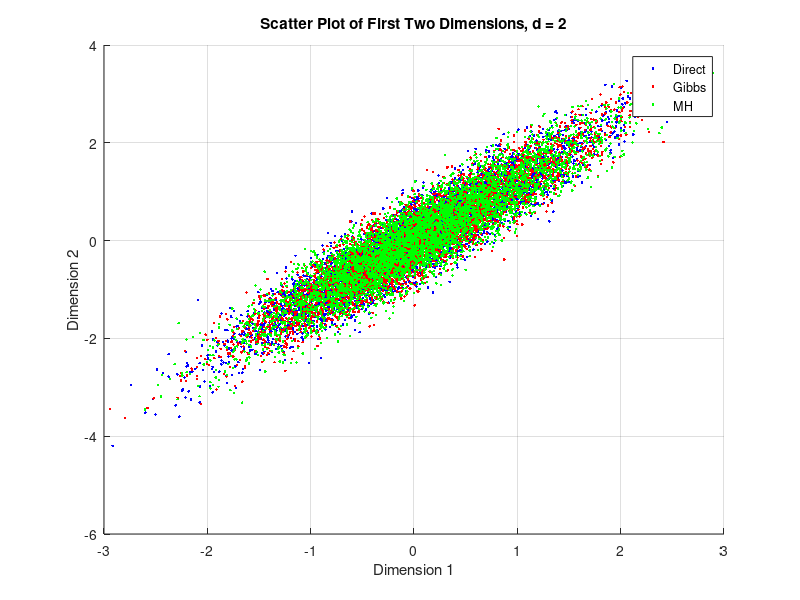
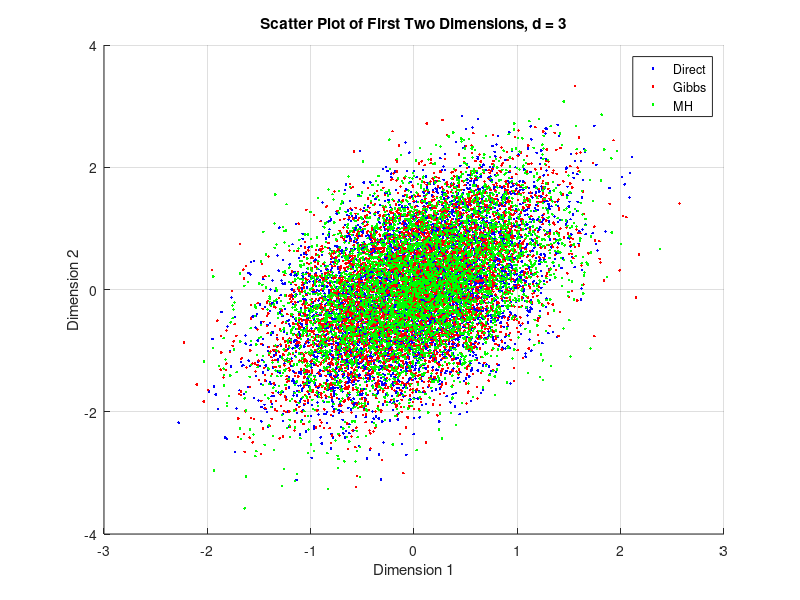
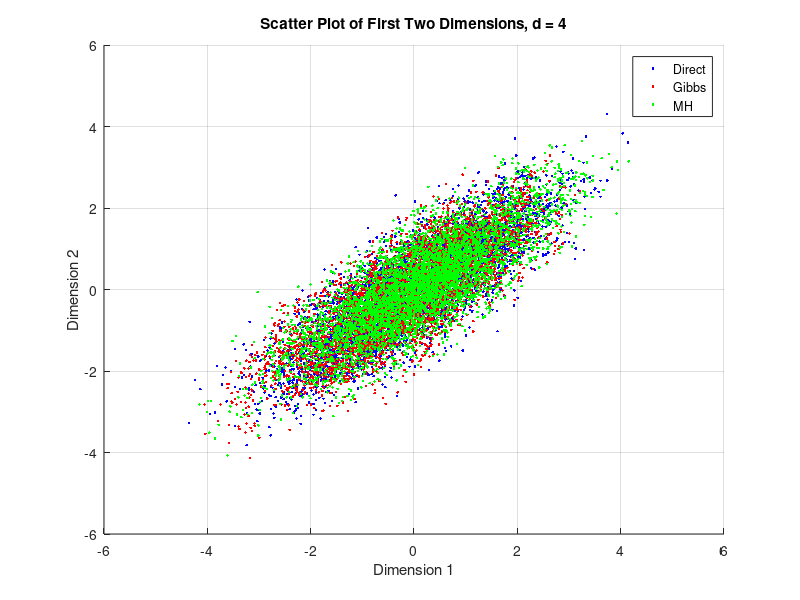
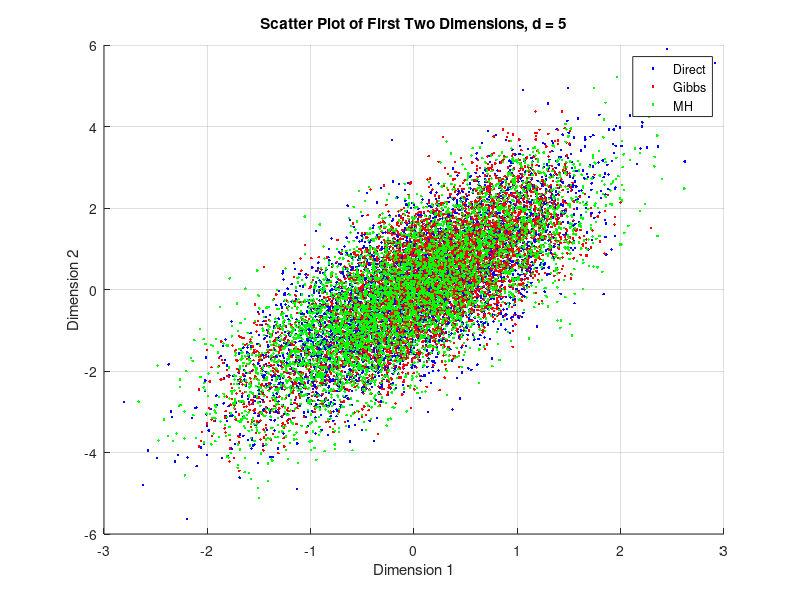

The MATLAB source for these figures, in order:
% simulateGibbssamplerN2025.m
% Modified to include MH in plots and loop over dimensions m = 2, 3, ..., 8

clear all;
close all;

% Set student number for reproducibility
studentnumber = 000611215;
randn('state', studentnumber);
rand('state', studentnumber);

% Parameters
n = 5000; % Number of samples
dims = 2:8; % Dimensions to test

for m = dims
    % Generate covariance matrix
    Z = randn(m, n);
    A = rand(m, m);
    Sigma = A * A';
    Kappa = inv(Sigma);
    
    %%%%%%%%%%%%%%%%%%%%% Transformation %%%%%%%%%%%%%%%%%%%%%%%%%%%%%%%%%
    Y = A * Z;
    
    %%%%%%%%%%%%%%%%%%%%% Gibbs sampler %%%%%%%%%%%%%%%%%%%%%%%%%%%%%%%%%%
    X = zeros(m, n);
    B = cell(1, m);
    for k = 1:m
        notk = setdiff(1:m, k);
        B{k} = Sigma(k, notk) / Sigma(notk, notk);
    end
    Xi = zeros(m, 1);
    for i = 1:n
        for k = 1:m
            notk = setdiff(1:m, k);
            Xi(k) = B{k} * Xi(notk) + Z(k, i) / sqrt(Kappa(k, k));
        end
        X(1:m, i) = Xi;
    end
    
    %%%%%%%%%%%%%%%%%%%%% Metropolis-Hastings sampler %%%%%%%%%%%%%%%%%%%%%%
    V = zeros(m, n);
    x = V(1:m, 1);
    for i = 2:n
        y = NaN;
        while isnan(y)
            eta = rand(m, 1) * 2 - 1;
            y = x + eta;
            alfa = exp(x' * Kappa / 2 * x - y' * Kappa / 2 * y);
            U = rand;
            if alfa < U
                y = NaN;
            end
        end
        V(1:m, i) = y;
        x = y;
    end
    
    %%%%%%%%%%%%%%%%%%%%% Compute Sample Covariances %%%%%%%%%%%%%%%%%%%%%
    SigmaYhat = zeros(m, m);
    SigmaXhat = zeros(m, m);
    SigmaVhat = zeros(m, m);
    for i = 1:n
        SigmaYhat = SigmaYhat + Y(1:m, i) * Y(1:m, i)';
        SigmaXhat = SigmaXhat + X(1:m, i) * X(1:m, i)';
        SigmaVhat = SigmaVhat + V(1:m, i) * V(1:m, i)';
    end
    SigmaYhat = SigmaYhat / n;
    SigmaXhat = SigmaXhat / n;
    SigmaVhat = SigmaVhat / n;
    
    %%%%%%%%%%%%%%%%%%%%% Figure for m >= 2 %%%%%%%%%%%%%%%%%%%%%
    if m >= 2
        figure;
        hold on;
        plot(Y(1, :), Y(2, :), 'b.', 'DisplayName', 'Direct');
        plot(X(1, :), X(2, :), 'r.', 'DisplayName', 'Gibbs');
        plot(V(1, :), V(2, :), 'g.', 'DisplayName', 'MH');
        hold off;
        title(sprintf('Scatter Plot of First Two Dimensions, d = %d', m));
        xlabel('Dimension 1');
        ylabel('Dimension 2');
        legend('show');
        grid on;
    end
end